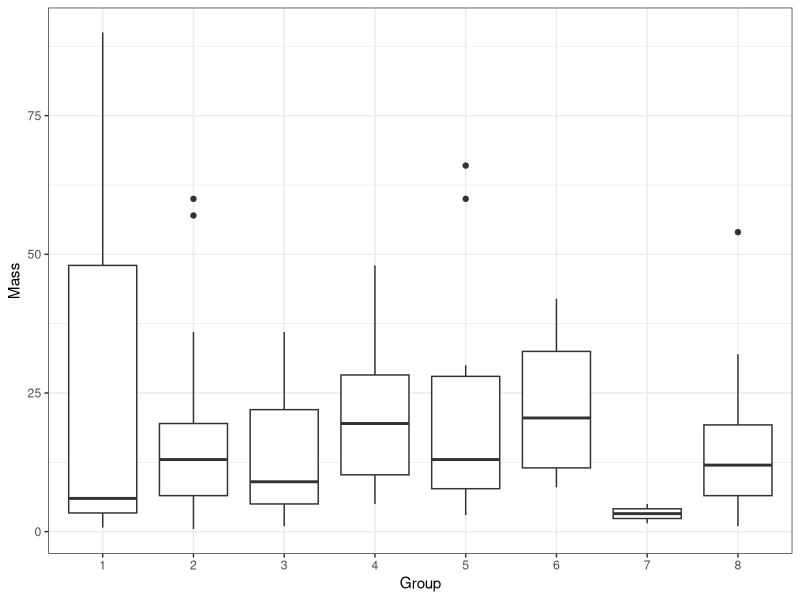
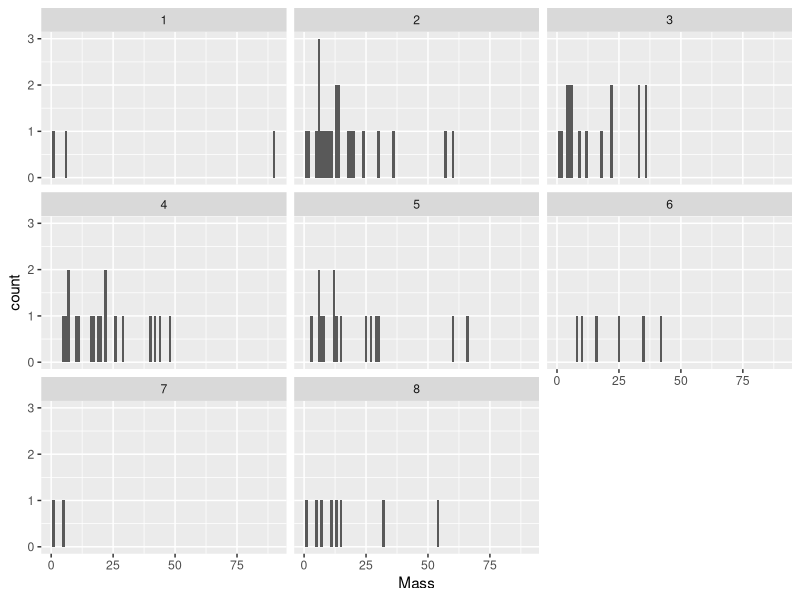
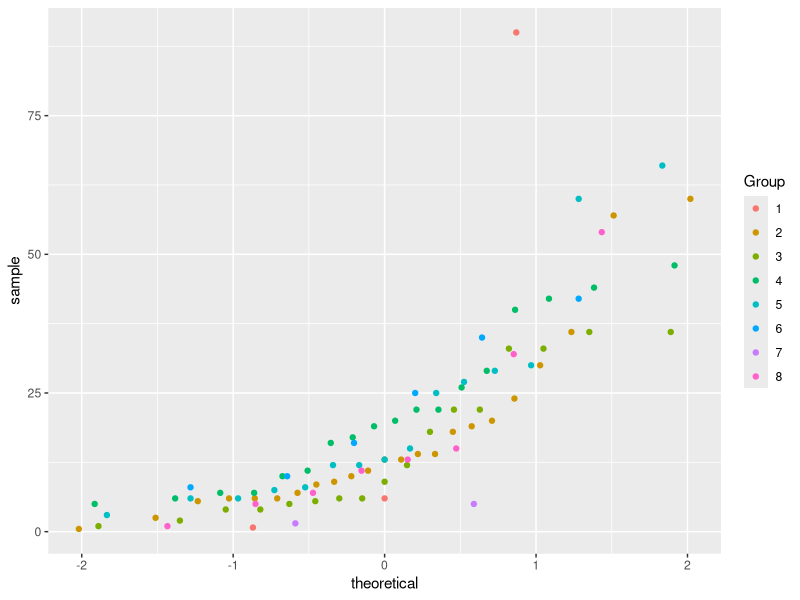
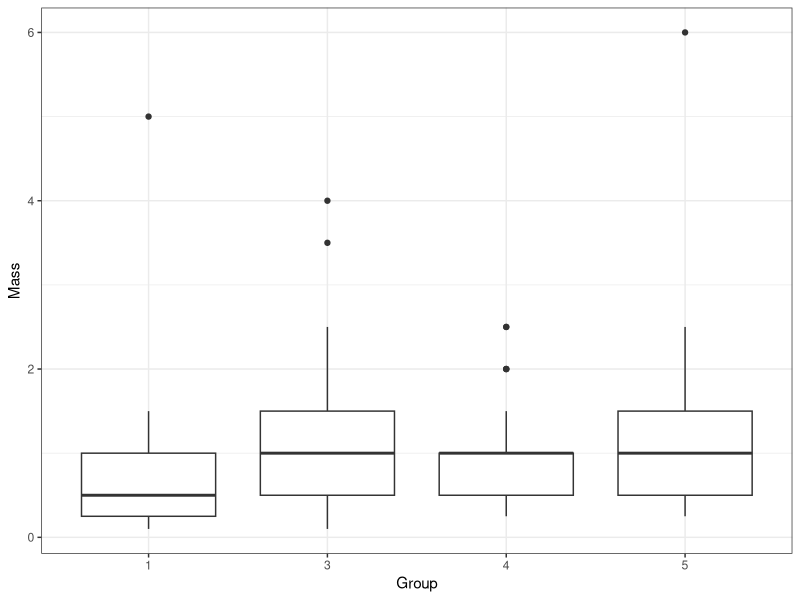
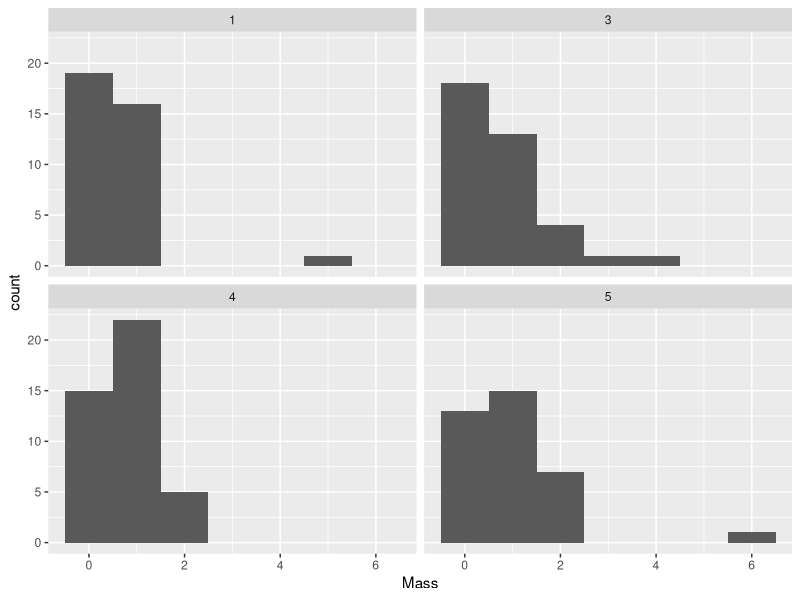
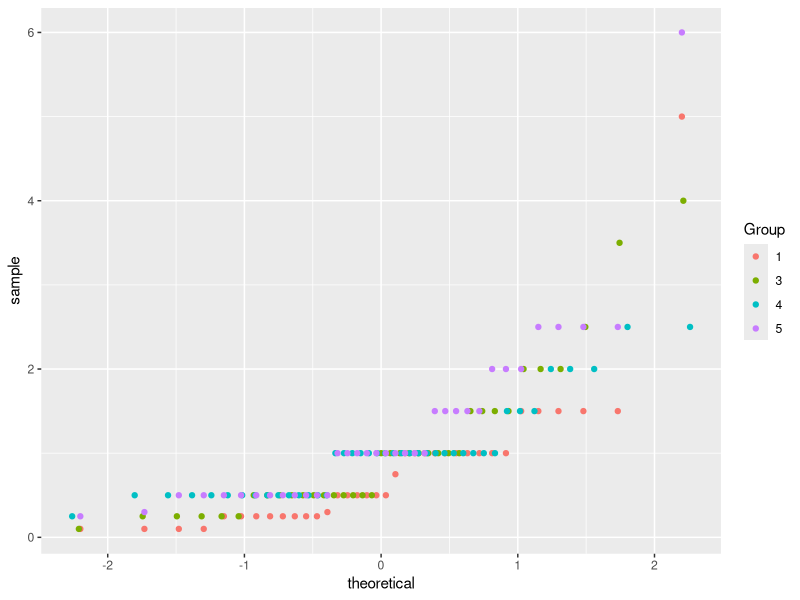
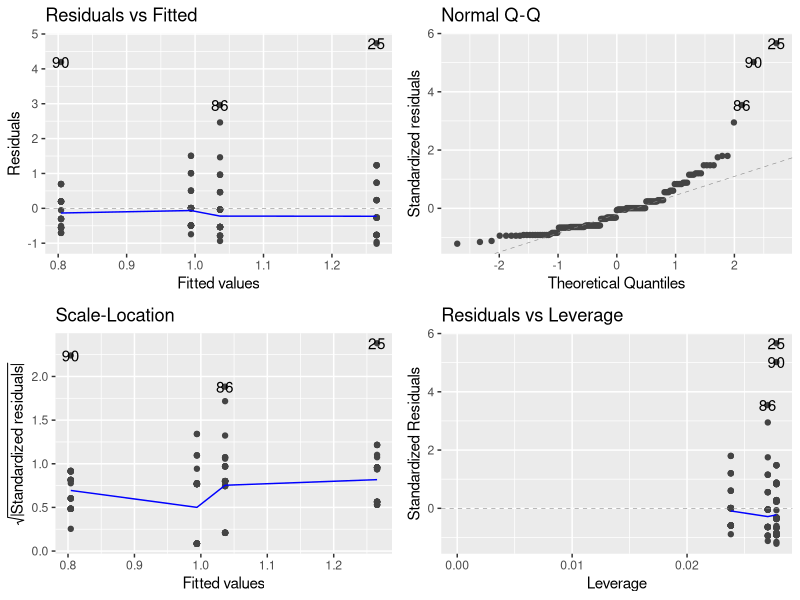
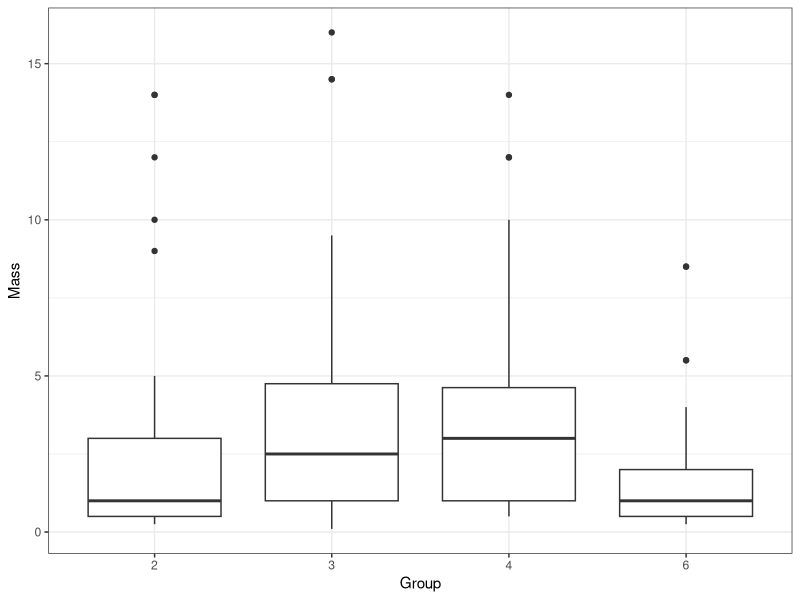

These figures' R source, in order:
#### Biomass and Growth Rate for each plant by treatment group ####


# Before anything else, verify that your environment is totally clear.
# This is important, because old objects can foul up the works
# Clean up the working environment
rm(list = ls())

# Verify working directory, should be ~/Documents/Analyses/lastname_first
getwd()

# Load tidyverse
library("tidyverse")
# Check for updates
tidyverse_update()

#### Cleaning up the data ####

library(readr)
Biomass <- read_csv("Shadehouse/Biomass Experiment 1 Clean.csv")

library(dplyr)

# Removing rows where the species is blank
Biomass<-Biomass[-592, ] 
Biomass<-Biomass[-591, ] 
Biomass<-Biomass[-590, ] 
Biomass<-Biomass[-961, ] 
Biomass<-Biomass[-960, ] 
Biomass<-Biomass[-959, ] 

# Removing rows where the mass is blank
Biomass <- Biomass[!is.na(Biomass$Mass_g), ]

# Remove seedling from tg2, there should be no seedlings in that tg
Biomass<-Biomass[-63, ]

# simplifying the experiment 1 treatment group name to Group and Mass_g to Mass
colnames(Biomass)[5:5] <- c("Group") ## Renaming the columns
colnames(Biomass)[10:10] <- c("Mass") ## Renaming the columns
Biomass$Group <- as.factor(Biomass$Group)


# ggfortify is a package that works with ggplot2 to make nice plots
# install.packages("ggfortify")
library("ggfortify")
# multcomp is used for contrasts and multiple comparisons
# install.packages("multcomp")
library("multcomp")
# nlme is used for random effects ANOVA
# install.packages("nlme")
library("nlme")

#### Have a look at how sapling varies by treatment group ####
Sapling <- Biomass[Biomass$Plant == "ManukaSapling", ]

Sapling$Group <- as.factor(Sapling$Group)

ggplot(Sapling, aes(x = Group, y = Mass))+
  geom_boxplot() +
  theme_bw() 
ggplot(Sapling) +
  geom_histogram(aes(Mass), binwidth = 1)+
  facet_wrap(~Group)
ggplot(Sapling)+
  geom_qq(aes(sample = Mass, color = Group))

# Check for Homogeneous variance
summ_Sapling <- Sapling %>%
  group_by(Group) %>% 
  summarise(mean_Mass = mean(Mass),
            sd_Mass = sd(Mass),
            n_Mass = n())
ratio <-(max(summ_Sapling$sd_Mass))/(min(summ_Sapling$sd_Mass))
print(ratio)

# Not normal, need to try a transformation
Sapling <- Sapling %>%
  mutate(logMass = log(Mass))

# Check for Homogeneous variance
summ_Sapling <- Sapling %>%
  group_by(Group) %>% 
  summarise(mean_logMass = mean(logMass),
            sd_logMass = sd(logMass),
            n_logMass = n())
ratio <-(max(summ_Sapling$sd_logMass))/(min(summ_Sapling$sd_logMass))
print(ratio)

# Still not normal... try square root
Sapling <- Sapling %>%
  mutate(sqrtMass = sqrt(Mass))

# Check for Homogeneous variance
summ_Sapling <- Sapling %>%
  group_by(Group) %>% 
  summarise(mean_sqrtMass = mean(sqrtMass),
            sd_sqrtMass = sd(sqrtMass),
            n_sqrtMass = n())
ratio <-(max(summ_Sapling$sd_sqrtMass))/(min(summ_Sapling$sd_sqrtMass))
print(ratio)

# That is worse, will need to use kruskal-wallis
kruskal.test(logMass ~ Group, data = Sapling)

#### Have a look at how seedling biomass varies by treatment group ####
Seedling <- Biomass[Biomass$Plant == "ManukaSeedling", ]

Seedling<-Seedling[-81, ]

Seedling$Group <- as.factor(Seedling$Group)

ggplot(Seedling, aes(x = Group, y = Mass))+
  geom_boxplot() +
  theme_bw() 
ggplot(Seedling) +
  geom_histogram(aes(Mass), binwidth = 1)+
  facet_wrap(~Group)
ggplot(Seedling)+
  geom_qq(aes(sample = Mass, color = Group))

# Check for Homogeneous variance
summ_Seedling <- Seedling %>%
  group_by(Group) %>% 
  summarise(mean_Mass = mean(Mass),
            sd_Mass = sd(Mass),
            n_Mass = n())
ratio <-(max(summ_Seedling$sd_Mass))/(min(summ_Seedling$sd_Mass))
print(ratio)

# Looks a lot better
# Set up for ANOVA
model01 <- aov(Mass~Group, data = Seedling)

autoplot(model01)

anova(model01)

summary(model01)

# Perform unplanned Tukey test
tukey <- glht(model01, linfct = mcp(Group = "Tukey"))
summary(tukey)

# Very interesting, the seedling biomass is significantly higher in groups 4 and 5
# which have wattle and woolly and wattle and privet than when growing with conspecifics only

#### woolly nightshade analysis ####
Nightshade <- Biomass[Biomass$Plant == "Nightshade", ]

Nightshade$Group <- as.factor(Nightshade$Group)

ggplot(Nightshade, aes(x = Group, y = Mass))+
  geom_boxplot() +
  theme_bw() 
ggplot(Nightshade) +
  geom_histogram(aes(Mass), binwidth = 1)+
  facet_wrap(~Group)
ggplot(Nightshade)+
  geom_qq(aes(sample = Mass, color = Group))

# Check for Homogeneous variance
summ_Nightshade <- Nightshade %>%
  group_by(Group) %>% 
  summarise(mean_Mass = mean(Mass),
            sd_Mass = sd(Mass),
            n_Mass = n())
ratio <-(max(summ_Nightshade$sd_Mass))/(min(summ_Nightshade$sd_Mass))
print(ratio)

# Set up for ANOVA
model01 <- aov(Mass~Group, data = Nightshade)

autoplot(model01)

anova(model01)

summary(model01)

# Perform unplanned Tukey test
tukey <- TukeyHSD(model01)
summary(tukey)
print(tukey)
plot(tukey, las = 1)


# Visualize transformed data
ggplot(Nightshade, aes(x = Group, y = Mass))+
  geom_boxplot() +
  theme_classic() 

#### privet analysis ####
Privet <- Biomass[Biomass$Plant == "Privet", ]

Privet$Group <- as.factor(Privet$Group)

ggplot(Privet, aes(x = Group, y = Mass))+
  geom_boxplot() +
  theme_bw() 
ggplot(Privet) +
  geom_histogram(aes(Mass), binwidth = 1)+
  facet_wrap(~Group)
ggplot(Privet)+
  geom_qq(aes(sample = Mass, color = Group))

# Check for Homogeneous variance
summ_Privet <- Privet %>%
  group_by(Group) %>% 
  summarise(mean_Mass = mean(Mass),
            sd_Mass = sd(Mass),
            n_Mass = n())
ratio <-(max(summ_Privet$sd_Mass))/(min(summ_Privet$sd_Mass))
print(ratio)

# Set up for ANOVA
model01 <- aov(Mass~Group, data = Privet)

autoplot(model01)

anova(model01)

summary(model01)

# Perform unplanned Tukey test
tukey <- TukeyHSD(model01)
summary(tukey)
print(tukey)
plot(tukey, las = 1)

# Visualize transformed data
ggplot(Privet, aes(x = Group, y = Mass))+
  geom_boxplot() +
  theme_classic() 

#### wattle analysis ####
Wattle <- Biomass[Biomass$Plant == "Wattle", ]

Wattle$Group <- as.factor(Wattle$Group)

ggplot(Wattle, aes(x = Group, y = Mass))+
  geom_boxplot() +
  theme_bw() 
ggplot(Wattle) +
  geom_histogram(aes(Mass), binwidth = 1)+
  facet_wrap(~Group)
ggplot(Wattle)+
  geom_qq(aes(sample = Mass, color = Group))

# Check for Homogeneous variance
summ_Wattle <- Wattle %>%
  group_by(Group) %>% 
  summarise(mean_Mass = mean(Mass),
            sd_Mass = sd(Mass),
            n_Mass = n())
ratio <-(max(summ_Wattle$sd_Mass))/(min(summ_Wattle$sd_Mass))
print(ratio)

# Not normal, need to try a transformation
Wattle <- Wattle %>%
  mutate(logMass = log(Mass))

# Check for Homogeneous variance
summ_Wattle <- Wattle %>%
  group_by(Group) %>% 
  summarise(mean_logMass = mean(logMass),
            sd_logMass = sd(logMass),
            n_logMass = n())
ratio <-(max(summ_Wattle$sd_logMass))/(min(summ_Wattle$sd_logMass))
print(ratio)

# Set up for ANOVA
model01 <- aov(logMass~Group, data = Wattle)

autoplot(model01)

anova(model01)

summary(model01)

# Perform unplanned Tukey test
tukey <- TukeyHSD(model01)
summary(tukey)
print(tukey)
plot(tukey, las = 1)



# Visualize transformed data
ggplot(Wattle, aes(x = Group, y = logMass))+
  geom_boxplot() +
  theme_classic() 

# Make a new df without saplings because they are too big
BiomassSeedlings <- Biomass %>% filter(Plant != "ManukaSapling")

# Make a boxplot with all values on it
ggplot(BiomassSeedlings, aes(x = Group, y = Mass, fill = Plant)) +
  geom_boxplot(position = position_dodge(width = 0.8)) +
  theme_minimal() +
  labs(x = "Treatment group", y = "Dry biomass g", fill = "Species") +
  scale_fill_manual(values = c(
    "ManukaSapling" = "#33B08D",  
    "ManukaSeedling"  = "#82C782", 
    "Nightshade" = "#CF597E",  
    "Privet" = "#E57F6C" , 
    "Wattle" = "#E9A96C"),
    labels = c("ManukaSapling" = "L. scoparium sapling", "ManukaSeedling" = "L. scoparium seedling","Nightshade" = "S. mauritianum",
               "Privet" = "L. lucidum", "Wattle" = "P. lophantha")) +
  theme_classic()



#### Growth Rate Analysis ####
library(readr)
Height <- read_csv("Shadehouse/Height Experiment 1 Clean.csv")

# simplifying the experiment 1 treatment group name to Group and Mass_g to Mass
colnames(Height)[4:4] <- c("Group") ## Renaming the columns
Height$Group <- as.factor(Height$Group)

Height$Height1 <- as.numeric(Height$Height1)
Height$Height2 <- as.numeric(Height$Height2)
Height$Height3 <- as.numeric(Height$Height3)
Height$Height4 <- as.numeric(Height$Height4)
Height$Height5 <- as.numeric(Height$Height5)
Height$Height6 <- as.numeric(Height$Height6)
Height$Height7 <- as.numeric(Height$Height7)

# Remove rows with seedlings in treatment group 2
Height<-Height[-610, ]
Height<-Height[-82, ]

# Calculating growth rate
Height <- Height %>%
  mutate(GR1 = (log(Height2) - log(Height1)))
Height <- Height %>%
  mutate(GR2 = (log(Height3) - log(Height2)))
Height <- Height %>%
  mutate(GR3 = (log(Height4) - log(Height3)))
Height <- Height %>%
  mutate(GR4 = (log(Height5) - log(Height4)))
Height <- Height %>%
  mutate(GR5 = (log(Height6) - log(Height5)))
Height <- Height %>%
  mutate(GR6 = (log(Height7) - log(Height6)))

# Calculate average growth rate for each plant
Height$AverageGR <- rowMeans(Height[, 26:31], na.rm = TRUE)
Height$AverageGR <- Height$AverageGR * 10

# Clean up empty rows
library(dplyr)

Height <- Height %>% 
  filter(!is.na(AverageGR))

Height <- Height %>% 
  filter(!is.na(Group))

#### Let's look at Sapling height ####
SaplingH <- Height[Height$Plant == "ManukaSapling", ]

ggplot(SaplingH, aes(x = Group, y = AverageGR))+
  geom_boxplot() +
  theme_bw() 
ggplot(SaplingH) +
  geom_histogram(aes(AverageGR), binwidth = 1)+
  facet_wrap(~Group)
ggplot(SaplingH)+
  geom_qq(aes(sample = AverageGR, color = Group))

# Check for Homogeneous variance
summ_SaplingH <- SaplingH %>%
  group_by(Group) %>% 
  summarise(mean_AverageGR = mean(AverageGR),
            sd_AverageGR = sd(AverageGR),
            n_AverageGR = n())
ratio <-(max(summ_SaplingH$sd_AverageGR))/(min(summ_SaplingH$sd_AverageGR))
print(ratio)

# Normal enough <3

# Set up for ANOVA
model01 <- aov(AverageGR~Group, data = SaplingH)

autoplot(model01)

anova(model01)

summary(model01)

# Perform unplanned Tukey test
tukey <- TukeyHSD(model01)
summary(tukey)
print(tukey)
plot(tukey, las = 1)

# No difference in the average sapling Growth Rate by group

#### Seedling analysis ####

SeedlingH <- Height[Height$Plant == "ManukaSeedling", ]

ggplot(SeedlingH, aes(x = Group, y = AverageGR))+
  geom_boxplot() +
  theme_bw() 
ggplot(SeedlingH) +
  geom_histogram(aes(AverageGR), binwidth = 1)+
  facet_wrap(~Group)
ggplot(SeedlingH)+
  geom_qq(aes(sample = AverageGR, color = Group))

# Check for Homogeneous variance
summ_SeedlingH <- SeedlingH %>%
  group_by(Group) %>% 
  summarise(mean_AverageGR = mean(AverageGR),
            sd_AverageGR = sd(AverageGR),
            n_AverageGR = n())
ratio <-(max(summ_SeedlingH$sd_AverageGR))/(min(summ_SeedlingH$sd_AverageGR))
print(ratio)

# Normal, do and ANOVA
model01 <- aov(AverageGR~Group, data = SeedlingH)

autoplot(model01)

anova(model01)

summary(model01)


# no difference

#### Woolly nightshade analysis ####
NightshadeH <- Height[Height$Plant == "Nightshade", ]

ggplot(NightshadeH, aes(x = Group, y = AverageGR))+
  geom_boxplot() +
  theme_bw() 
ggplot(NightshadeH) +
  geom_histogram(aes(AverageGR), binwidth = 1)+
  facet_wrap(~Group)
ggplot(NightshadeH)+
  geom_qq(aes(sample = AverageGR, color = Group))

# Check for Homogeneous variance
summ_NightshadeH <- NightshadeH %>%
  group_by(Group) %>% 
  summarise(mean_AverageGR = mean(AverageGR),
            sd_AverageGR = sd(AverageGR),
            n_AverageGR = n())
ratio <-(max(summ_NightshadeH$sd_AverageGR))/(min(summ_NightshadeH$sd_AverageGR))
print(ratio)

# Normal enough, <3
# Set up for ANOVA
model01 <- aov(AverageGR~Group, data = NightshadeH)

autoplot(model01)

anova(model01)

summary(model01)

# Perform planned Tukey test
tukey <- TukeyHSD(model01)
summary(tukey)
print(tukey)
plot(tukey, las = 1)

# calculate summary stats
summ_NightshadeH <- NightshadeH %>%
  group_by(Group) %>%
  summarise(mean_AverageGR = mean(AverageGR),
            median_AverageGR = median(AverageGR),
            IQR_AverageGR = IQR(AverageGR),
            sd_AverageGR = sd(AverageGR),
            var_AverageGR = var(AverageGR),
            se_AverageGR = sd(AverageGR)/sqrt(189))
print(summ_NightshadeH)

#### Privet Analysis ####
PrivetH <- Height[Height$Plant == "Privet", ]

ggplot(PrivetH, aes(x = Group, y = AverageGR))+
  geom_boxplot() +
  theme_bw() 
ggplot(PrivetH) +
  geom_histogram(aes(AverageGR), binwidth = 1)+
  facet_wrap(~Group)
ggplot(PrivetH)+
  geom_qq(aes(sample = AverageGR, color = Group))

# Check for Homogeneous variance
summ_PrivetH <- PrivetH %>%
  group_by(Group) %>% 
  summarise(mean_AverageGR = mean(AverageGR),
            sd_AverageGR = sd(AverageGR),
            n_AverageGR = n())
ratio <-(max(summ_PrivetH$sd_AverageGR))/(min(summ_PrivetH$sd_AverageGR))
print(ratio)

# Normal enough, <3
# Set up for ANOVA
model01 <- aov(AverageGR~Group, data = PrivetH)

autoplot(model01)

anova(model01)

summary(model01)

# Perform unplanned Tukey test
tukey <- TukeyHSD(model01)
summary(tukey)
print(tukey)
plot(tukey, las = 1)


#### Wattle Analysis ####
WattleH <- Height[Height$Plant == "Wattle", ]

ggplot(WattleH, aes(x = Group, y = AverageGR))+
  geom_boxplot() +
  theme_bw() 
ggplot(WattleH) +
  geom_histogram(aes(AverageGR), binwidth = 1)+
  facet_wrap(~Group)
ggplot(WattleH)+
  geom_qq(aes(sample = AverageGR, color = Group))

# Check for Homogeneous variance
summ_WattleH <- WattleH %>%
  group_by(Group) %>% 
  summarise(mean_AverageGR = mean(AverageGR),
            sd_AverageGR = sd(AverageGR),
            n_AverageGR = n())
ratio <-(max(summ_WattleH$sd_AverageGR))/(min(summ_WattleH$sd_AverageGR))
print(ratio)

# Normal enough, <3
# Set up for ANOVA
model01 <- aov(AverageGR~Group, data = WattleH)

autoplot(model01)

anova(model01)

summary(model01)

# Perform unplanned Tukey test
tukey <- TukeyHSD(model01)
summary(tukey)
print(tukey)
plot(tukey, las = 1)

library(ggplot2)
WattlePlot <- ggplot(data = WattleH, 
                       aes(y = AverageGR, ##Change this to variable name
                           x = Group)) + ##Change this to variable name
  geom_boxplot(fill = "#E9A96C", notch = TRUE, varwidth = TRUE) +
  geom_jitter(color="black", size=0.4, alpha=0.9) +
  ylab("Relative growth rate ln(mm/month)") + xlab("Treatment Group") +   ##Change axis titles
  theme(axis.text.x=element_text(size=10, color = 'black'), #Change axis text font size and angle and colour etc
        axis.text.y=element_text(size=15, hjust = 1, colour = 'black'), 
        axis.title=element_text(size=17,face="bold"), #Change axis title text font etc
        legend.title = element_blank(), #If you want to remove the legend
        legend.position = "none",
        panel.grid.major = element_blank(),#If you want to remove gridlines
        panel.grid.minor = element_blank(),#If you want to remove gridlines
        panel.background = element_blank(),    #If you want to remove background
        axis.line = element_line(colour = "black"))   ##If you want to add an axis colour
WattlePlot

NightshadePlot <- ggplot(data = NightshadeH, 
                     aes(y = AverageGR, ##Change this to variable name
                         x = Group)) + ##Change this to variable name
  geom_boxplot(fill = "#CF597E", notch = TRUE, varwidth = TRUE) +
  geom_jitter(color="black", size=0.4, alpha=0.9) +
  ylab("Relative growth rate ln(mm/month)h") + xlab("Treatment Group") +   ##Change axis titles
  theme(axis.text.x=element_text(size=10, color = 'black'), #Change axis text font size and angle and colour etc
        axis.text.y=element_text(size=15, hjust = 1, colour = 'black'), 
        axis.title=element_text(size=17,face="bold"), #Change axis title text font etc
        legend.title = element_blank(), #If you want to remove the legend
        legend.position = "none",
        panel.grid.major = element_blank(),#If you want to remove gridlines
        panel.grid.minor = element_blank(),#If you want to remove gridlines
        panel.background = element_blank(),    #If you want to remove background
        axis.line = element_line(colour = "black"))   ##If you want to add an axis colour
NightshadePlot

PrivetPlot <- ggplot(data = PrivetH, 
                     aes(y = AverageGR, ##Change this to variable name
                         x = Group)) + ##Change this to variable name
  geom_boxplot(fill = "#E57F6C", notch = TRUE, varwidth = TRUE) +
  geom_jitter(color="black", size=0.4, alpha=0.9) +
  ylab("Relative growth rate ln(mm/month)") + xlab("Treatment Group") +   ##Change axis titles
  theme(axis.text.x=element_text(size=10, color = 'black'), #Change axis text font size and angle and colour etc
        axis.text.y=element_text(size=15, hjust = 1, colour = 'black'), 
        axis.title=element_text(size=17,face="bold"), #Change axis title text font etc
        legend.title = element_blank(), #If you want to remove the legend
        legend.position = "none",
        panel.grid.major = element_blank(),#If you want to remove gridlines
        panel.grid.minor = element_blank(),#If you want to remove gridlines
        panel.background = element_blank(),    #If you want to remove background
        axis.line = element_line(colour = "black"))   ##If you want to add an axis colour
PrivetPlot 

SaplingPlot <- ggplot(data = SaplingH, 
                     aes(y = AverageGR, ##Change this to variable name
                         x = Group)) + ##Change this to variable name
  geom_boxplot(fill = "#33B08D", notch = TRUE, varwidth = TRUE) +
  geom_jitter(color="black", size=0.4, alpha=0.9) +
  ylab("Relative growth rate ln(mm/month)") + xlab("Treatment Group") +   ##Change axis titles
  theme(axis.text.x=element_text(size=10, color = 'black'), #Change axis text font size and angle and colour etc
        axis.text.y=element_text(size=15, hjust = 1, colour = 'black'), 
        axis.title=element_text(size=17,face="bold"), #Change axis title text font etc
        legend.title = element_blank(), #If you want to remove the legend
        legend.position = "none",
        panel.grid.major = element_blank(),#If you want to remove gridlines
        panel.grid.minor = element_blank(),#If you want to remove gridlines
        panel.background = element_blank(),    #If you want to remove background
        axis.line = element_line(colour = "black"))   ##If you want to add an axis colour
SaplingPlot 

SeedlingPlot <- ggplot(data = SeedlingH, 
                      aes(y = AverageGR, ##Change this to variable name
                          x = Group)) + ##Change this to variable name
  geom_boxplot(fill = "#82C782", notch = TRUE, varwidth = TRUE) +
  geom_jitter(color="black", size=0.4, alpha=0.9) +
  ylab("Relative growth rate ln(mm/month)") + xlab("Treatment Group") +   ##Change axis titles
  theme(axis.text.x=element_text(size=10, color = 'black'), #Change axis text font size and angle and colour etc
        axis.text.y=element_text(size=15, hjust = 1, colour = 'black'), 
        axis.title=element_text(size=17,face="bold"), #Change axis title text font etc
        legend.title = element_blank(), #If you want to remove the legend
        legend.position = "none",
        panel.grid.major = element_blank(),#If you want to remove gridlines
        panel.grid.minor = element_blank(),#If you want to remove gridlines
        panel.background = element_blank(),    #If you want to remove background
        axis.line = element_line(colour = "black"))   ##If you want to add an axis colour
SeedlingPlot 

# Make a boxplot with all values on it
ggplot(Height, aes(x = Group, y = AverageGR, fill = Plant)) +
  geom_boxplot(position = position_dodge(width = 0.8)) +
  theme_minimal() +
  labs(x = "Treatment group", y = "Relative growth rate ln(mm/month)", fill = "Species") +
  scale_fill_manual(values = c(
    "ManukaSapling" = "#33B08D",  
    "ManukaSeedling"  = "#82C782", 
    "Nightshade" = "#CF597E",  
    "Privet" = "#E57F6C" , 
    "Wattle" = "#E9A96C"),
    labels = c("ManukaSapling" = "L. scoparium sapling", "ManukaSeedling" = "L. scoparium seedling","Nightshade" = "S. mauritianum",
               "Privet" = "L. lucidum", "Wattle" = "P. lophantha")) +
  theme_classic()

hcl.colors(8, palette = "Temps") # remove # to look at colors below
# "#089392" "#33B08D" "#82C782" "#CBD98E" "#EACF87" "#E9A96C" "#E57F6C" "#CF597E"

# Calculate averages for each group
# calculate summary stats
summ_Height <- Height %>%
  group_by(Plant) %>%
  summarise(mean_AverageGR = mean(AverageGR),
            median_AverageGR = median(AverageGR),
            IQR_AverageGR = IQR(AverageGR),
            sd_AverageGR = sd(AverageGR),
            var_AverageGR = var(AverageGR),
            se_AverageGR = sd(AverageGR)/sqrt(189))
print(summ_Height)
